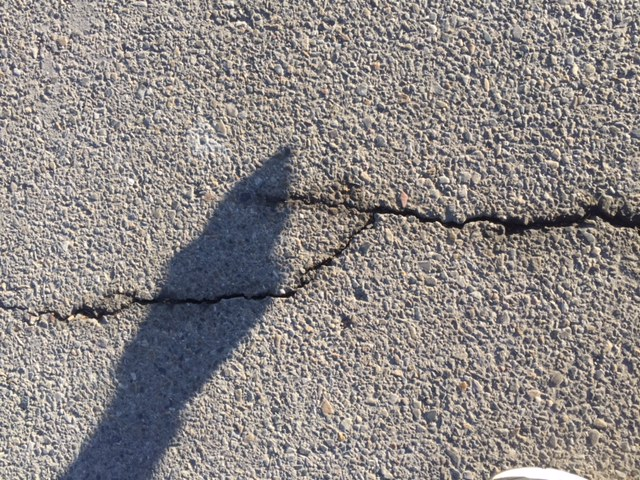
%> input picture finalproject/implementation code/shadowIm.JPG, 640 x 480 px
$ octave shadow.m   (GNU Octave 9; MATLAB toolbox functions it lacks are replaced by stand-ins)
%> lines starting %> are read from the running program, lines starting %| are printed output that depends on the picture; in (x1, y1, x2, y2) boxes, pixels count from 0 and x2, y2 are one past the last pixel; in counts of white or black regions, pixels touching at a corner belong together; the program's own positions count from 1
%% Shadow Detection Source Code
% Shared by Beril Sirmacek
% For Academic & Educational Usage Only
% Please consider citing following reference articles.
%
% B. Sirmacek and C. Unsalan, "Damaged Building Detection in Aerial Images
% using Shadow Information", 4th International Conference on Recent Advances
% in Space Technologies RAST 2009, Istanbul, Turkey, June 2009.
%
% C. Unsalan and K. L. Boyer, "Linearized vegetation indices based on a formal
% statistical framework," IEEE Transactions on Geoscience and Remote Sensing,
% vol. 42, pp. 1575-1585, 2004.

%%
clear all
close all
clc

%% Read Images:

im = imread('shadowIm.jpg');
%> im is the input picture: size 480x640x3 uint8; mean R, G, B 140.7, 134.9, 133.4
%im = imread('paperIm.jpg');
%im = imread('im1.jpg');
figure, imshow(im);

% NOTE: You might need different median filter size for your test image.
r = medfilt2(double(im(:,:,1)), [3,3]);
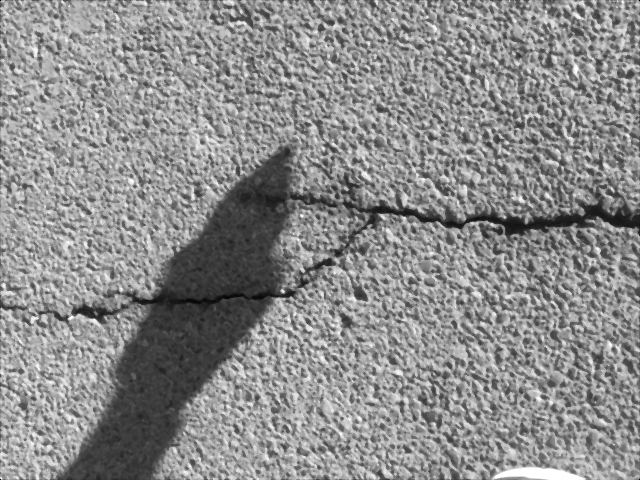
%> r: size 480x640 double; min 0, max 255, mean 140.3
g = medfilt2(double(im(:,:,2)), [3,3]);
b = medfilt2(double(im(:,:,3)), [3,3]);
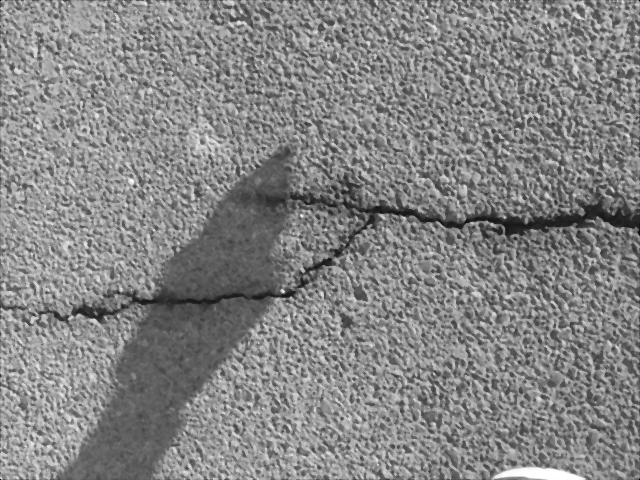
%> b: size 480x640 double; min 0, max 255, mean 132.9

%% Calculate Shadow Ratio:

shadow_ratio = ((4/pi).*atan(((b-g))./(b+g)));
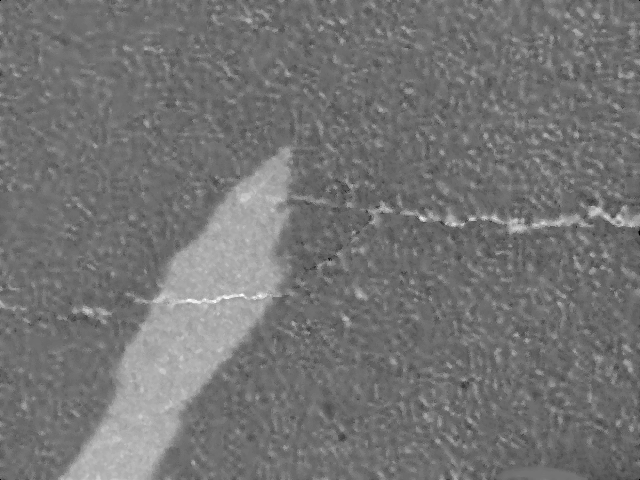
%> shadow_ratio: size 480x640 double; 0% of the values are NaN or infinite; the others: min -0.371, max 0.449, mean 0.00396; drawn with min black, max white, NaN and infinite black
figure, imshow(shadow_ratio, []); colormap(jet); colorbar;
%> after `colorbar`:
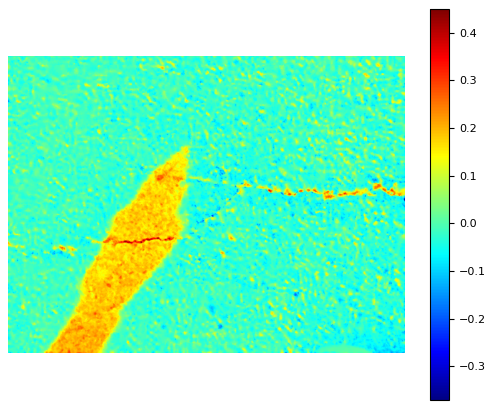
%> figure redrawn from the program's plot data

% NOTE: You might need a different threshold value for your test image.
% You can also consider using automatic threshold estimation methods.
shadow_mask = shadow_ratio>.1;
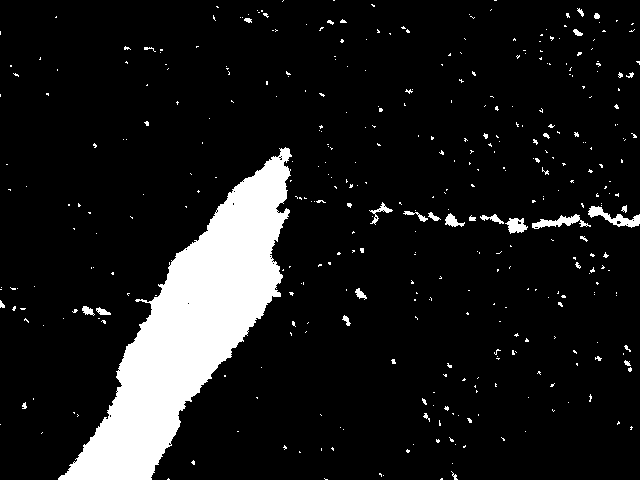
%> shadow_mask: size 480x640 logical; 10.4% white; 394 white regions (361 under 20 px), largest, box (x1, y1, x2, y2) and area: (58, 147, 292, 480) 27743, (588, 206, 640, 228) 428, (532, 214, 591, 229) 364
figure, imshow(shadow_mask, []);

shadow_mask(1:5,:) = 0;
shadow_mask(end-5:end,:) = 0;
%> shadow_mask: size 480x640 logical; 10.2% white; 387 white regions (355 under 20 px), largest, box (x1, y1, x2, y2) and area: (65, 147, 292, 474) 27192, (588, 206, 640, 228) 428, (532, 214, 591, 229) 364
shadow_mask(:,1:5) = 0;
shadow_mask(:,end-5:end) = 0;
%> shadow_mask: size 480x640 logical; 10.2% white; 382 white regions (351 under 20 px), largest, box (x1, y1, x2, y2) and area: (65, 147, 292, 474) 27192, (532, 214, 591, 229) 364, (588, 206, 634, 228) 363

% NOTE: Depending on the shadow size that you want to consider,
% you can change the area size threshold
shadow_mask = bwareaopen(shadow_mask, 600);
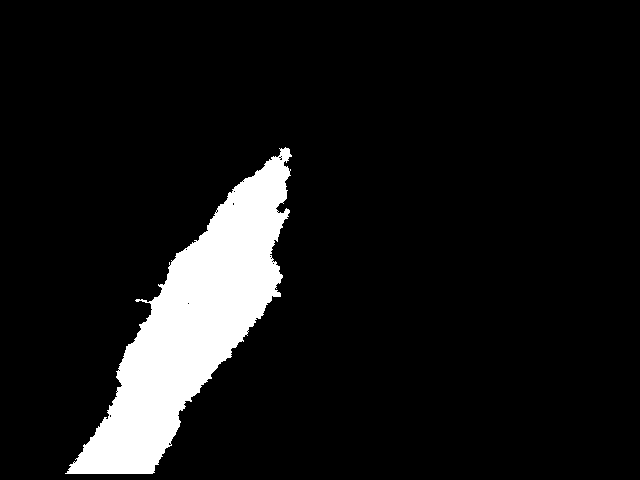
%> shadow_mask: size 480x640 logical; 8.9% white; 1 white region, box (x1, y1, x2, y2) and area: (65, 147, 292, 474) 27192
[x,y] = find(imdilate(shadow_mask,strel('disk',1))-shadow_mask);
%> x = 1049 values from 147 to 475; y = 1049 values from 65 to 293

figure, imshow(im); hold on,
plot(y,x,'.b'), title('Shadow Boundaries');
%> after `title('Shadow Boundaries')`:
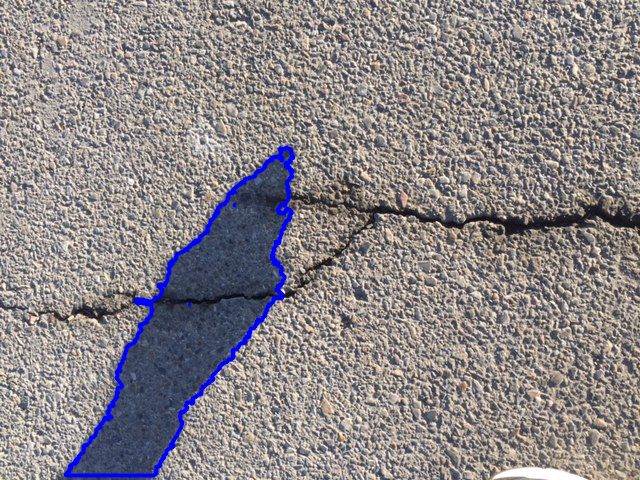
%> figure redrawn from the program's plot data; its title reads 'Shadow Boundaries'

%%

$ run again, with finalproject/implementation code/otherIms/im1.jpg copied over finalproject/implementation code/shadowIm.JPG
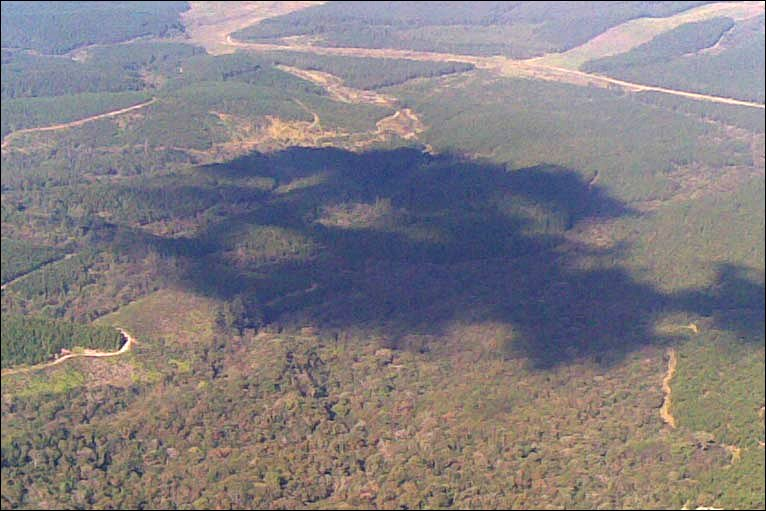
%> input picture finalproject/implementation code/otherIms/im1.jpg, 766 x 511 px
%> im is the input picture: size 511x766x3 uint8; mean R, G, B 130.9, 125.8, 130.5
%> `shadow_mask = bwareaopen(shadow_mask, 600);`:
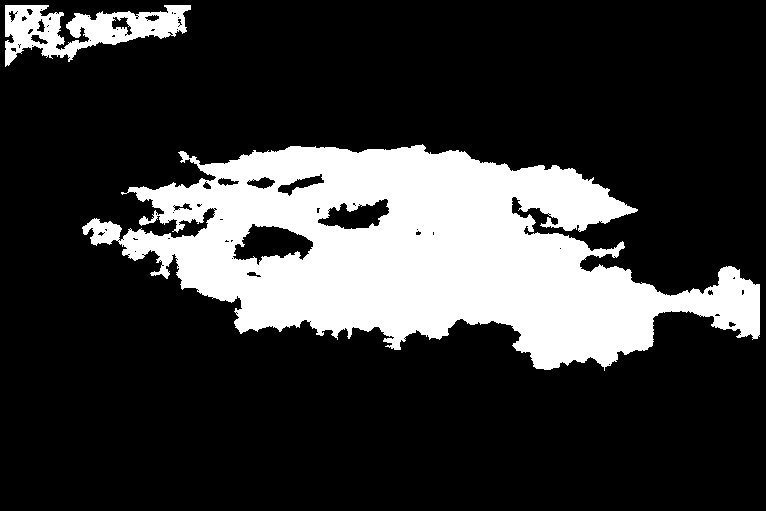
%> shadow_mask: size 511x766 logical; 21.8% white; 2 white regions, box (x1, y1, x2, y2) and area: (82, 144, 760, 371) 79731, (5, 5, 191, 67) 5408
%> x = 4918 values from 5 to 372; y = 4918 values from 5 to 761
%> `title('Shadow Boundaries')`:
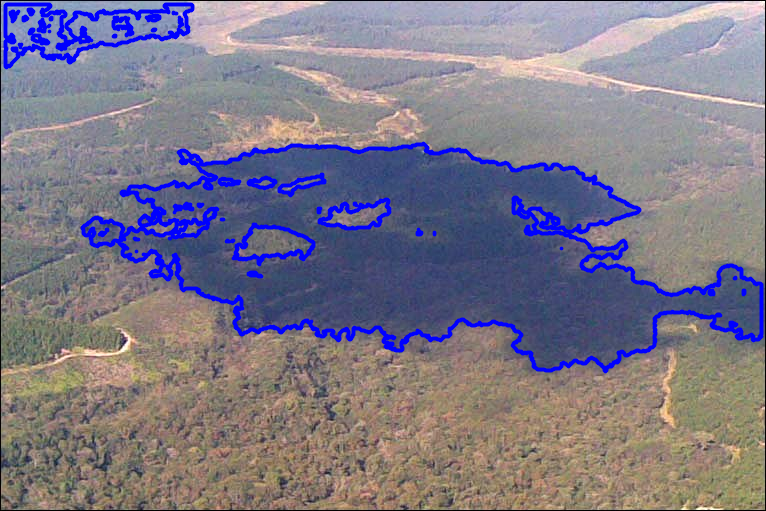
%> figure redrawn from the program's plot data; its title reads 'Shadow Boundaries'
